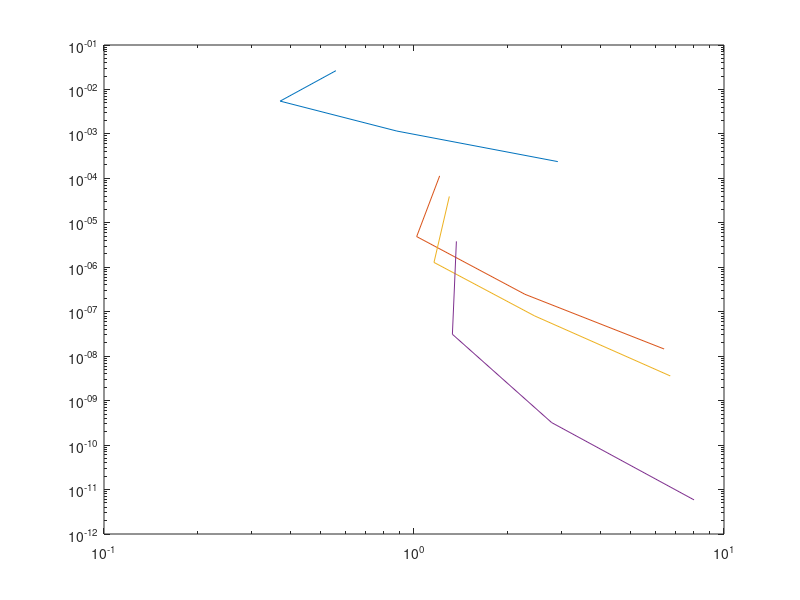

Here is the MATLAB script that generated this plot:
%bead9be63fdd706ec4beb34a895a86d9e16e4389 (HEAD)
% 02-01-18: new branch: 1a45d4454a9622433e918923186a26c446135c50
close all
clear all
set(0,'DefaultFigureVisible','off')
% N = 10:10:100;
N = [10 20 40 80];
ntimes = 5;
for i = 1:length(N);
    tic
    for j = 1:ntimes
%     [err200(i),~,~,~,~ ,~ ]  = errordriver(N(i),2,0,0,1/3,'D',0,'D',-2*tanh(1),0,'','BurgersVisc','SS',[0.2 0.2 0.2],'HC','NewtonError',0);
%     [errerr244(i),~,err(i),~,~ ,~ ]  = errordriver(N(i),2,4,4,1/3,'D',0,'D',-2*tanh(1),0,'','BurgersVisc','SS',[0.2 0.2 0.2],'HC','NewtonError',0);
% [errerr266(i),~,err(i),~,~ ,~ ]  = errordriver(N(i),2,6,6,1/3,'D',0,'D',-2*tanh(1),0,'','BurgersVisc','SS',[0.2 0.2 0.2],'HC','NewtonError',0);
%  [errerr244Relin66(i),~,err(i),~,~ ,~ ]  = errordriver(N(i),2,4,4,1/3,'D',0,'D',-2*tanh(1),0,'','BurgersVisc','SS',[0.2 0.2 0.2],'HC','NewtonError',1);

    end

    t(i) = toc;
    t(i) = t(i)/ntimes;
end
% error('1')
% r = N.^-1;
% k2 = r.^2;
% k4 = r.^4;
% k6 = r.^6;
% loglog(r,err,'-*',r,errerr244,'--o',r,errerr266,'--^',r,errerr244Relin66,'--v',r,k2,'k:',r,k4,'k-.',r,k6,'k')
% grid on
% xlabel('h')
% legend('(2,0,0)','(2,4,4) linearized','(2,6,6) linearized','(2,4,4),(2,6,6) relinearized','second order','fourth order','sixth order')
e1 = [.0264728 .005464678 .001160446 .000238275]';
e2 = [1.1379e-4 4.9037e-6 2.466e-7 1.451e-8]';
e3 = [3.921e-5 1.286e-6 8.047e-8 3.594e-9]';
e4 = [3.83e-6 3.11e-8 3.207e-10 5.867e-12]';

t1 = [0.56 0.37 0.88 2.91]';
t2 = [1.21 1.02 2.28 6.41]';
t3 = [1.30 1.16 2.45 6.71]';
t4 = [1.37 1.33 2.78 8.00]';

set(0,'DefaultFigureVisible','on')
loglog(t1,e1,t2,e2,t3,e3,t4,e4)
